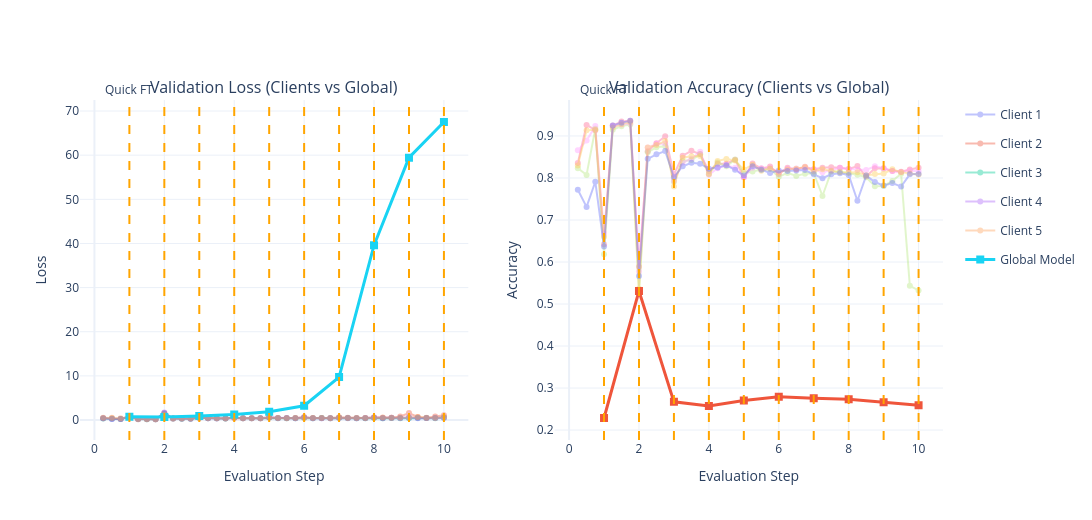

Notebook source saved alongside this figure:
### Code cell
import plotly.graph_objects as go
from plotly.subplots import make_subplots

# -------------------------------------------------
# Create subplots
fig = make_subplots(
    rows=1, cols=2,
    subplot_titles=(
        "Validation Loss (Clients vs Global)",
        "Validation Accuracy (Clients vs Global)"
    )
)

# -------------------------------------------------
# Subplot 1: Validation Loss (Clients)
for client_id, metrics in logger.client_metrics.items():
    losses = metrics["loss"]
    steps = list([x / (client_epoch+1) for x in range(1, (client_epoch) * global_epoch + global_epoch+1)])

    fig.add_trace(
        go.Scatter(
            x=steps,
            y=losses,
            mode="lines+markers",
            name=f"Client {client_id + 1}",
            legendgroup=f"client{client_id + 1}",
            opacity=0.4
        ),
        row=1, col=1
    )

# Global model loss
global_losses = logger.global_metrics["loss"][::2]
global_steps = list(range(1, len(global_losses) + 1))

fig.add_trace(
    go.Scatter(
        x=global_steps,
        y=global_losses,
        mode="lines+markers",
        name="Global Model",
        legendgroup="global",
        marker=dict(symbol="square", size=8),
        line=dict(width=3)
    ),
    row=1, col=1
)

# -------------------------------------------------
# Subplot 2: Validation Accuracy (Clients)
for client_id, metrics in logger.client_metrics.items():
    accuracies = metrics["accuracy"]
    steps = list([x / (client_epoch+1) for x in range(1, (client_epoch) * global_epoch + global_epoch+1)])

    fig.add_trace(
        go.Scatter(
            x=steps,
            y=accuracies,
            mode="lines+markers",
            name=f"Client {client_id + 1}",
            legendgroup=f"client{client_id + 1}",
            showlegend=False,  # avoid duplicate legend
            opacity=0.4
        ),
        row=1, col=2
    )

# Global model accuracy
global_accs = logger.global_metrics["accuracy"][::2]
global_steps = list(range(1, len(global_accs) + 1))

fig.add_trace(
    go.Scatter(
        x=global_steps,
        y=global_accs,
        mode="lines+markers",
        name="Global Model",
        legendgroup="global",
        showlegend=False,
        marker=dict(symbol="square", size=8),
        line=dict(width=3)
    ),
    row=1, col=2
)

# -------------------------------------------------
# Axis labels
fig.update_xaxes(title_text="Evaluation Step", row=1, col=1)
fig.update_xaxes(title_text="Evaluation Step", row=1, col=2)
fig.update_yaxes(title_text="Loss", row=1, col=1)
fig.update_yaxes(title_text="Accuracy", row=1, col=2)

# -------------------------------------------------
# Layout
fig.update_layout(
    height=520,
    width=1200,
    template="plotly_white",
    hovermode="x unified"
)
for g in range(1, global_epoch + 1):
    x = (g * client_epoch) / client_epoch

    fig.add_vline(
        x=x,
        line=dict(color="orange", dash="dash"),
        annotation_text="Quick FT" if g == 1 else "",
        annotation_position="top"
    )

fig.show()

### Figure 1 — Plotly figure (JSON) as saved in the notebook; plotly's stock layout.template omitted (floating-point values rounded to 4 significant figures)
{"data": [{"legendgroup": "client1", "mode": "lines+markers", "name": "Client 1", "opacity": 0.4, "type": "scatter", "x": [0.25, 0.5, 0.75, 1, 1.25, 1.5, 1.75, 2, 2.25, 2.5, 2.75, 3, 3.25, 3.5, 3.75, 4, 4.25, 4.5, 4.75, 5, 5.25, 5.5, 5.75, 6, 6.25, 6.5, 6.75, 7, 7.25, 7.5, 7.75, 8, 8.25, 8.5, 8.75, 9, 9.25, 9.5, 9.75, 10], "xaxis": "x", "y": [0.4049, 0.2048, 0.2205, 0.7696, 0.2013, 0.1755, 0.1865, 1.576, 0.3439, 0.3118, 0.2814, 0.5216, 0.3783, 0.362, 0.3626, 0.5401, 0.4165, 0.4074, 0.4008, 0.6009, 0.4376, 0.423, 0.4167, 0.5638, 0.4292, 0.4275, 0.43, 0.4926, 0.4286, 0.4249, 0.42, 0.4896, 0.4232, 0.473, 0.4472, 0.4485, 0.5083, 0.4358, 0.4417, 0.6465], "yaxis": "y"}, {"legendgroup": "client2", "mode": "lines+markers", "name": "Client 2", "opacity": 0.4, "type": "scatter", "x": [0.25, 0.5, 0.75, 1, 1.25, 1.5, 1.75, 2, 2.25, 2.5, 2.75, 3, 3.25, 3.5, 3.75, 4, 4.25, 4.5, 4.75, 5, 5.25, 5.5, 5.75, 6, 6.25, 6.5, 6.75, 7, 7.25, 7.5, 7.75, 8, 8.25, 8.5, 8.75, 9, 9.25, 9.5, 9.75, 10], "xaxis": "x", "y": [0.4248, 0.398, 0.2181, 0.7622, 0.223, 0.2174, 0.1851, 1.559, 0.3641, 0.3278, 0.3242, 0.5358, 0.3936, 0.3982, 0.3729, 0.5577, 0.4138, 0.4273, 0.4018, 0.5705, 0.4325, 0.4414, 0.435, 0.6701, 0.4446, 0.455, 0.4461, 0.6374, 0.5434, 0.4375, 0.4391, 0.545, 0.51, 0.5041, 0.8098, 1.563, 0.6837, 0.4722, 0.7824, 1.057], "yaxis": "y"}, {"legendgroup": "client3", "mode": "lines+markers", "name": "Client 3", "opacity": 0.4, "type": "scatter", "x": [0.25, 0.5, 0.75, 1, 1.25, 1.5, 1.75, 2, 2.25, 2.5, 2.75, 3, 3.25, 3.5, 3.75, 4, 4.25, 4.5, 4.75, 5, 5.25, 5.5, 5.75, 6, 6.25, 6.5, 6.75, 7, 7.25, 7.5, 7.75, 8, 8.25, 8.5, 8.75, 9, 9.25, 9.5, 9.75, 10], "xaxis": "x", "y": [0.3368, 0.3057, 0.2191, 0.6943, 0.2145, 0.2031, 0.1874, 1.375, 0.3469, 0.3151, 0.3104, 0.5392, 0.3931, 0.3829, 0.3641, 0.5889, 0.4234, 0.4175, 0.4194, 0.5752, 0.4211, 0.4218, 0.4238, 0.5356, 0.4268, 0.4311, 0.4261, 0.5045, 0.464, 0.4269, 0.4249, 0.5016, 0.429, 0.434, 0.4283, 0.4824, 0.4418, 0.431, 0.4257, 0.5411], "yaxis": "y"}, {"legendgroup": "client4", "mode": "lines+markers", "name": "Client 4", "opacity": 0.4, "type": "scatter", "x": [0.25, 0.5, 0.75, 1, 1.25, 1.5, 1.75, 2, 2.25, 2.5, 2.75, 3, 3.25, 3.5, 3.75, 4, 4.25, 4.5, 4.75, 5, 5.25, 5.5, 5.75, 6, 6.25, 6.5, 6.75, 7, 7.25, 7.5, 7.75, 8, 8.25, 8.5, 8.75, 9, 9.25, 9.5, 9.75, 10], "xaxis": "x", "y": [0.4035, 0.2504, 0.2471, 0.7449, 0.2225, 0.2098, 0.1934, 1.711, 0.3356, 0.3239, 0.3045, 0.6275, 0.388, 0.3824, 0.377, 0.4925, 0.3996, 0.3858, 0.3928, 0.5687, 0.4235, 0.4355, 0.4243, 0.5711, 0.4211, 0.4234, 0.4234, 0.4991, 0.4393, 0.4289, 0.4402, 0.6321, 0.4817, 0.4921, 0.4608, 0.691, 0.4247, 0.4485, 0.4826, 0.4698], "yaxis": "y"}, {"legendgroup": "client5", "mode": "lines+markers", "name": "Client 5", "opacity": 0.4, "type": "scatter", "x": [0.25, 0.5, 0.75, 1, 1.25, 1.5, 1.75, 2, 2.25, 2.5, 2.75, 3, 3.25, 3.5, 3.75, 4, 4.25, 4.5, 4.75, 5, 5.25, 5.5, 5.75, 6, 6.25, 6.5, 6.75, 7, 7.25, 7.5, 7.75, 8, 8.25, 8.5, 8.75, 9, 9.25, 9.5, 9.75, 10], "xaxis": "x", "y": [0.53, 0.5317, 0.4266, 0.6683, 0.2015, 0.1943, 0.1765, 1.165, 0.3671, 0.351, 0.3366, 0.5053, 0.4313, 0.3964, 0.3915, 0.4659, 0.4228, 0.4232, 0.4208, 0.6335, 0.4363, 0.4214, 0.4396, 0.4808, 0.4407, 0.4322, 0.426, 0.5723, 0.4507, 0.4513, 0.446, 0.5195, 0.5609, 0.4902, 0.4875, 0.561, 0.6906, 0.5221, 0.474, 0.6881], "yaxis": "y"}, {"legendgroup": "global", "line": {"width": 3}, "marker": {"size": 8, "symbol": "square"}, "mode": "lines+markers", "name": "Global Model", "type": "scatter", "x": [1, 2, 3, 4, 5, 6, 7, 8, 9, 10], "xaxis": "x", "y": [0.72, 0.6811, 0.9269, 1.243, 1.893, 3.227, 9.736, 39.6, 59.44, 67.52], "yaxis": "y"}, {"legendgroup": "client1", "mode": "lines+markers", "name": "Client 1", "opacity": 0.4, "showlegend": false, "type": "scatter", "x": [0.25, 0.5, 0.75, 1, 1.25, 1.5, 1.75, 2, 2.25, 2.5, 2.75, 3, 3.25, 3.5, 3.75, 4, 4.25, 4.5, 4.75, 5, 5.25, 5.5, 5.75, 6, 6.25, 6.5, 6.75, 7, 7.25, 7.5, 7.75, 8, 8.25, 8.5, 8.75, 9, 9.25, 9.5, 9.75, 10], "xaxis": "x2", "y": [0.8357, 0.9264, 0.9139, 0.6421, 0.9248, 0.9346, 0.9361, 0.5886, 0.8634, 0.8828, 0.8993, 0.8083, 0.853, 0.8646, 0.857, 0.8168, 0.8341, 0.8338, 0.8436, 0.8019, 0.8344, 0.8229, 0.8271, 0.8092, 0.8244, 0.8201, 0.8268, 0.8208, 0.8241, 0.8256, 0.8241, 0.8214, 0.8284, 0.8037, 0.8232, 0.8226, 0.8165, 0.815, 0.8205, 0.8244], "yaxis": "y2"}, {"legendgroup": "client2", "mode": "lines+markers", "name": "Client 2", "opacity": 0.4, "showlegend": false, "type": "scatter", "x": [0.25, 0.5, 0.75, 1, 1.25, 1.5, 1.75, 2, 2.25, 2.5, 2.75, 3, 3.25, 3.5, 3.75, 4, 4.25, 4.5, 4.75, 5, 5.25, 5.5, 5.75, 6, 6.25, 6.5, 6.75, 7, 7.25, 7.5, 7.75, 8, 8.25, 8.5, 8.75, 9, 9.25, 9.5, 9.75, 10], "xaxis": "x2", "y": [0.8234, 0.8072, 0.9171, 0.6185, 0.9149, 0.9234, 0.9275, 0.5257, 0.8613, 0.873, 0.8757, 0.791, 0.8405, 0.8428, 0.8563, 0.8099, 0.8369, 0.8279, 0.8441, 0.8113, 0.8153, 0.8203, 0.8212, 0.8027, 0.8122, 0.805, 0.8104, 0.8113, 0.7572, 0.8153, 0.8149, 0.8117, 0.8077, 0.8018, 0.7806, 0.7811, 0.7928, 0.8099, 0.5432, 0.5324], "yaxis": "y2"}, {"legendgroup": "client3", "mode": "lines+markers", "name": "Client 3", "opacity": 0.4, "showlegend": false, "type": "scatter", "x": [0.25, 0.5, 0.75, 1, 1.25, 1.5, 1.75, 2, 2.25, 2.5, 2.75, 3, 3.25, 3.5, 3.75, 4, 4.25, 4.5, 4.75, 5, 5.25, 5.5, 5.75, 6, 6.25, 6.5, 6.75, 7, 7.25, 7.5, 7.75, 8, 8.25, 8.5, 8.75, 9, 9.25, 9.5, 9.75, 10], "xaxis": "x2", "y": [0.8659, 0.889, 0.9235, 0.6689, 0.9232, 0.9274, 0.9303, 0.5771, 0.8724, 0.8815, 0.8822, 0.7926, 0.8369, 0.8457, 0.8623, 0.8076, 0.8232, 0.8301, 0.8242, 0.8018, 0.8245, 0.8229, 0.8236, 0.8141, 0.8219, 0.8226, 0.8232, 0.82, 0.8135, 0.8184, 0.8242, 0.8213, 0.8197, 0.819, 0.8281, 0.8239, 0.8167, 0.8145, 0.8171, 0.8158], "yaxis": "y2"}, {"legendgroup": "client4", "mode": "lines+markers", "name": "Client 4", "opacity": 0.4, "showlegend": false, "type": "scatter", "x": [0.25, 0.5, 0.75, 1, 1.25, 1.5, 1.75, 2, 2.25, 2.5, 2.75, 3, 3.25, 3.5, 3.75, 4, 4.25, 4.5, 4.75, 5, 5.25, 5.5, 5.75, 6, 6.25, 6.5, 6.75, 7, 7.25, 7.5, 7.75, 8, 8.25, 8.5, 8.75, 9, 9.25, 9.5, 9.75, 10], "xaxis": "x2", "y": [0.83, 0.9136, 0.9146, 0.6604, 0.92, 0.9282, 0.9332, 0.5361, 0.8729, 0.8786, 0.8879, 0.78, 0.8482, 0.8518, 0.8525, 0.8089, 0.8407, 0.8454, 0.8418, 0.82, 0.8318, 0.8171, 0.8229, 0.8132, 0.82, 0.8218, 0.8254, 0.8161, 0.8207, 0.8171, 0.8136, 0.8132, 0.8136, 0.8068, 0.8096, 0.8107, 0.8207, 0.8139, 0.8107, 0.8082], "yaxis": "y2"}, {"legendgroup": "client5", "mode": "lines+markers", "name": "Client 5", "opacity": 0.4, "showlegend": false, "type": "scatter", "x": [0.25, 0.5, 0.75, 1, 1.25, 1.5, 1.75, 2, 2.25, 2.5, 2.75, 3, 3.25, 3.5, 3.75, 4, 4.25, 4.5, 4.75, 5, 5.25, 5.5, 5.75, 6, 6.25, 6.5, 6.75, 7, 7.25, 7.5, 7.75, 8, 8.25, 8.5, 8.75, 9, 9.25, 9.5, 9.75, 10], "xaxis": "x2", "y": [0.7719, 0.7312, 0.7911, 0.6367, 0.9247, 0.9316, 0.9363, 0.5668, 0.8456, 0.8564, 0.8641, 0.8018, 0.828, 0.8364, 0.8341, 0.8218, 0.8249, 0.8303, 0.8195, 0.8057, 0.828, 0.8195, 0.8118, 0.818, 0.8164, 0.818, 0.8187, 0.8088, 0.7995, 0.8088, 0.8111, 0.8072, 0.7458, 0.8057, 0.7903, 0.7819, 0.788, 0.7796, 0.8088, 0.8095], "yaxis": "y2"}, {"legendgroup": "global", "line": {"width": 3}, "marker": {"size": 8, "symbol": "square"}, "mode": "lines+markers", "name": "Global Model", "showlegend": false, "type": "scatter", "x": [1, 2, 3, 4, 5, 6, 7, 8, 9, 10], "xaxis": "x2", "y": [0.2287, 0.5311, 0.2671, 0.2572, 0.2705, 0.2795, 0.2759, 0.2734, 0.2661, 0.2591], "yaxis": "y2"}], "layout": {"annotations": [{"font": {"size": 16}, "showarrow": false, "text": "Validation Loss (Clients vs Global)", "x": 0.225, "xanchor": "center", "xref": "paper", "y": 1, "yanchor": "bottom", "yref": "paper"}, {"font": {"size": 16}, "showarrow": false, "text": "Validation Accuracy (Clients vs Global)", "x": 0.775, "xanchor": "center", "xref": "paper", "y": 1, "yanchor": "bottom", "yref": "paper"}, {"showarrow": false, "text": "Quick FT", "x": 1, "xanchor": "center", "xref": "x", "y": 1, "yanchor": "bottom", "yref": "y domain"}, {"showarrow": false, "text": "Quick FT", "x": 1, "xanchor": "center", "xref": "x2", "y": 1, "yanchor": "bottom", "yref": "y2 domain"}, {"showarrow": false, "text": "", "x": 2, "xanchor": "center", "xref": "x", "y": 1, "yanchor": "bottom", "yref": "y domain"}, {"showarrow": false, "text": "", "x": 2, "xanchor": "center", "xref": "x2", "y": 1, "yanchor": "bottom", "yref": "y2 domain"}, {"showarrow": false, "text": "", "x": 3, "xanchor": "center", "xref": "x", "y": 1, "yanchor": "bottom", "yref": "y domain"}, {"showarrow": false, "text": "", "x": 3, "xanchor": "center", "xref": "x2", "y": 1, "yanchor": "bottom", "yref": "y2 domain"}, {"showarrow": false, "text": "", "x": 4, "xanchor": "center", "xref": "x", "y": 1, "yanchor": "bottom", "yref": "y domain"}, {"showarrow": false, "text": "", "x": 4, "xanchor": "center", "xref": "x2", "y": 1, "yanchor": "bottom", "yref": "y2 domain"}, {"showarrow": false, "text": "", "x": 5, "xanchor": "center", "xref": "x", "y": 1, "yanchor": "bottom", "yref": "y domain"}, {"showarrow": false, "text": "", "x": 5, "xanchor": "center", "xref": "x2", "y": 1, "yanchor": "bottom", "yref": "y2 domain"}, {"showarrow": false, "text": "", "x": 6, "xanchor": "center", "xref": "x", "y": 1, "yanchor": "bottom", "yref": "y domain"}, {"showarrow": false, "text": "", "x": 6, "xanchor": "center", "xref": "x2", "y": 1, "yanchor": "bottom", "yref": "y2 domain"}, {"showarrow": false, "text": "", "x": 7, "xanchor": "center", "xref": "x", "y": 1, "yanchor": "bottom", "yref": "y domain"}, {"showarrow": false, "text": "", "x": 7, "xanchor": "center", "xref": "x2", "y": 1, "yanchor": "bottom", "yref": "y2 domain"}, {"showarrow": false, "text": "", "x": 8, "xanchor": "center", "xref": "x", "y": 1, "yanchor": "bottom", "yref": "y domain"}, {"showarrow": false, "text": "", "x": 8, "xanchor": "center", "xref": "x2", "y": 1, "yanchor": "bottom", "yref": "y2 domain"}, {"showarrow": false, "text": "", "x": 9, "xanchor": "center", "xref": "x", "y": 1, "yanchor": "bottom", "yref": "y domain"}, {"showarrow": false, "text": "", "x": 9, "xanchor": "center", "xref": "x2", "y": 1, "yanchor": "bottom", "yref": "y2 domain"}, {"showarrow": false, "text": "", "x": 10, "xanchor": "center", "xref": "x", "y": 1, "yanchor": "bottom", "yref": "y domain"}, {"showarrow": false, "text": "", "x": 10, "xanchor": "center", "xref": "x2", "y": 1, "yanchor": "bottom", "yref": "y2 domain"}], "height": 520, "hovermode": "x unified", "shapes": [{"line": {"color": "orange", "dash": "dash"}, "type": "line", "x0": 1, "x1": 1, "xref": "x", "y0": 0, "y1": 1, "yref": "y domain"}, {"line": {"color": "orange", "dash": "dash"}, "type": "line", "x0": 1, "x1": 1, "xref": "x2", "y0": 0, "y1": 1, "yref": "y2 domain"}, {"line": {"color": "orange", "dash": "dash"}, "type": "line", "x0": 2, "x1": 2, "xref": "x", "y0": 0, "y1": 1, "yref": "y domain"}, {"line": {"color": "orange", "dash": "dash"}, "type": "line", "x0": 2, "x1": 2, "xref": "x2", "y0": 0, "y1": 1, "yref": "y2 domain"}, {"line": {"color": "orange", "dash": "dash"}, "type": "line", "x0": 3, "x1": 3, "xref": "x", "y0": 0, "y1": 1, "yref": "y domain"}, {"line": {"color": "orange", "dash": "dash"}, "type": "line", "x0": 3, "x1": 3, "xref": "x2", "y0": 0, "y1": 1, "yref": "y2 domain"}, {"line": {"color": "orange", "dash": "dash"}, "type": "line", "x0": 4, "x1": 4, "xref": "x", "y0": 0, "y1": 1, "yref": "y domain"}, {"line": {"color": "orange", "dash": "dash"}, "type": "line", "x0": 4, "x1": 4, "xref": "x2", "y0": 0, "y1": 1, "yref": "y2 domain"}, {"line": {"color": "orange", "dash": "dash"}, "type": "line", "x0": 5, "x1": 5, "xref": "x", "y0": 0, "y1": 1, "yref": "y domain"}, {"line": {"color": "orange", "dash": "dash"}, "type": "line", "x0": 5, "x1": 5, "xref": "x2", "y0": 0, "y1": 1, "yref": "y2 domain"}, {"line": {"color": "orange", "dash": "dash"}, "type": "line", "x0": 6, "x1": 6, "xref": "x", "y0": 0, "y1": 1, "yref": "y domain"}, {"line": {"color": "orange", "dash": "dash"}, "type": "line", "x0": 6, "x1": 6, "xref": "x2", "y0": 0, "y1": 1, "yref": "y2 domain"}, {"line": {"color": "orange", "dash": "dash"}, "type": "line", "x0": 7, "x1": 7, "xref": "x", "y0": 0, "y1": 1, "yref": "y domain"}, {"line": {"color": "orange", "dash": "dash"}, "type": "line", "x0": 7, "x1": 7, "xref": "x2", "y0": 0, "y1": 1, "yref": "y2 domain"}, {"line": {"color": "orange", "dash": "dash"}, "type": "line", "x0": 8, "x1": 8, "xref": "x", "y0": 0, "y1": 1, "yref": "y domain"}, {"line": {"color": "orange", "dash": "dash"}, "type": "line", "x0": 8, "x1": 8, "xref": "x2", "y0": 0, "y1": 1, "yref": "y2 domain"}, {"line": {"color": "orange", "dash": "dash"}, "type": "line", "x0": 9, "x1": 9, "xref": "x", "y0": 0, "y1": 1, "yref": "y domain"}, {"line": {"color": "orange", "dash": "dash"}, "type": "line", "x0": 9, "x1": 9, "xref": "x2", "y0": 0, "y1": 1, "yref": "y2 domain"}, {"line": {"color": "orange", "dash": "dash"}, "type": "line", "x0": 10, "x1": 10, "xref": "x", "y0": 0, "y1": 1, "yref": "y domain"}, {"line": {"color": "orange", "dash": "dash"}, "type": "line", "x0": 10, "x1": 10, "xref": "x2", "y0": 0, "y1": 1, "yref": "y2 domain"}], "width": 1200, "xaxis": {"anchor": "y", "domain": [0, 0.45], "title": {"text": "Evaluation Step"}}, "xaxis2": {"anchor": "y2", "domain": [0.55, 1], "title": {"text": "Evaluation Step"}}, "yaxis": {"anchor": "x", "domain": [0, 1], "title": {"text": "Loss"}}, "yaxis2": {"anchor": "x2", "domain": [0, 1], "title": {"text": "Accuracy"}}}}
